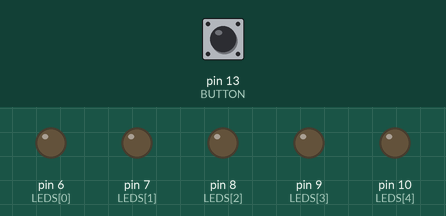
This sketch was run on a simulated Arduino Uno, built with avr-gcc and run on an emulated ATmega328P. Shown: output pins drawn as LEDs (lit = HIGH). Inputs (shaded band) come from the test bench; at power-on: pin 13 (BUTTON) LOW. Random numbers use the default seed unless the sketch sets one; what the sketch prints to the serial monitor is not drawn.

Above: at 1.2 s.
1.3 s: pin 13 (BUTTON) pulled HIGH for 0.15 s
At 1.75 s:
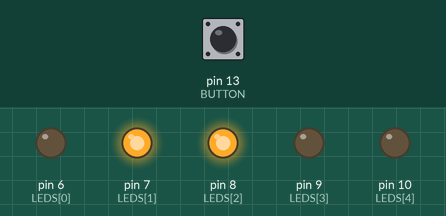
At 8.1 s:
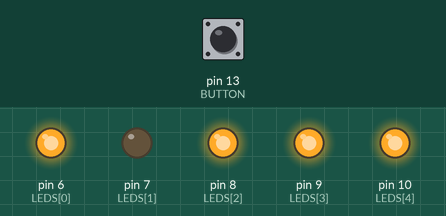
10.3 s: pin 13 (BUTTON) driven LOW
12.7 s: pin 13 (BUTTON) driven HIGH
At 19.2 s:
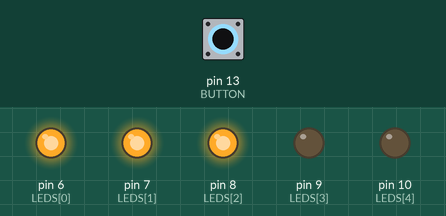
Timing chart, 0 to 34.8 s (numbered marks = the images above; inputs shaded):
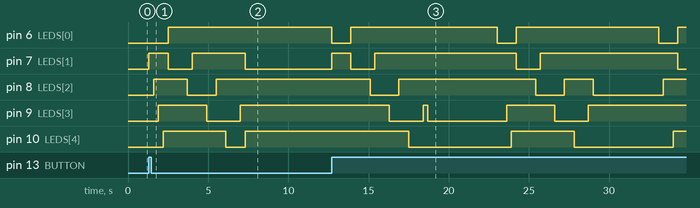

Measured:
- after the input at 1.3 s, pin 6 (LEDS[0]): LOW → HIGH after 1.2 s; pin 7 (LEDS[1]): LOW → HIGH at once, → LOW 1.2 s later, → HIGH 1.5 s later, → LOW 3.3 s later
- after the input at 10.3 s, every drawn part: stays the same
- after the input at 12.7 s, pin 6 (LEDS[0]): alternates HIGH for 9.0 s and LOW for 1.2 s, starting at once; pin 7 (LEDS[1]): LOW → HIGH at once, then repeats every 10.3 s: LOW 1.5 s, HIGH 8.8 s

The sketch:

test.ino
```cpp
#define SCAN_DELAY 300

const int BUTTON = 13;

int buttonState = 0;

byte LEDS[] = { 6, 7, 8, 9, 10 };
const byte LED_COUNT = sizeof(LEDS);

void setup()
{
	pinMode(BUTTON, INPUT);
	Serial.begin(9600);
}

void flashLightsSequentially()
{
	for (int i = 0; i < LED_COUNT; i++)
	{
		for (int j = 0; j < LED_COUNT; j++)
		{
			if (i != j)
			{
				pinMode(LEDS[i], OUTPUT);
				pinMode(LEDS[j], OUTPUT);
				digitalWrite(LEDS[i], LOW);
				digitalWrite(LEDS[j], HIGH);
				delay(SCAN_DELAY);
				pinMode(LEDS[i], INPUT);
				pinMode(LEDS[j], INPUT);
			}
		}
	}
}

void lightSpecific(int i[2])
{
	for (int pin = 0; pin < LED_COUNT; pin++)
	{
		pinMode(LEDS[pin], INPUT);
	}

	Serial.println(i[0]);
	Serial.println(i[1]);

	pinMode(LEDS[i[0]], OUTPUT);
	pinMode(LEDS[i[1]], OUTPUT);
	digitalWrite(LEDS[i[0]], LOW);
	digitalWrite(LEDS[i[1]], HIGH);
}

struct country {
	String name;
	String facts[2];
	int ledLocation[2];
};

struct country countries[20] = {
					{"Bangladesh",{"Dhaka is the most densely populated city", "Longest female-led government"},{0, 1}},
					{"China",{"Largest population in the world", "The third largest country to the surface"},{0, 2}},
					{"Russia",{"The only country that is washed as twelve seas", "Russia has a national sex day"},{0, 3}},
					{"New Zealand",{"The first country to allow women to vote", "A national anthem is God save the Queen"},{0, 4}},
					{"Madagascar",{"It is the world's fourth largest island", "Was not discovered before 500 years AD"},{1, 0}},
					{"Tanzania",{"The highest mountain in Africa is here", "Tanganyika is the second largest lake on earth"},{1, 2}},
					{"Egypt",{"Made one of the first peace treatments", "Biggest pyramid weighs 5,8 million tons"},{1, 3}},
					{"Colombia",{"Is not recognized as a country to 1912", "The national sport is called Tejo"},{1, 4}},
					{"Chile",{"The world's largest pool is in Chile", "There are penguins in Chile"},{2, 0}},
					{"Canada",{"Produces most of the worlds syrup", "Has the worlds longest highway"},{2, 1}},
					{"Greenland",{"The name Greenland means Land of People", "The Ice’s between 400-800 thousand years"},{2, 3}},
					{"Cuba",{"Cuba is the largest island in Caribbean", "The coast stretches over 3500 miles"},{2, 4}},
					{"Malta",{"The Maltese love their cars", "The name Malta come from Greece"},{3, 0}},
					{"Finland",{"It is the happiest place on earth", "Free schooling"},{3, 1}},
					{"Greece",{"There are over 120 million olive trees", "Are the most sexually active people"},{3, 2}},
					{"Chad",{"A lake has completely disappeared", "A desert is a big part of the country"},{3, 4}},
					{"Singapore",{"It is a city with 64 islands", "The locals speak Singlish"},{4, 0}},
					{"South Korea",{"Plastic surgery is very popular", "Has different types of robots everywhere"},{4, 1}},
					{"North Korea",{"The calendar is based on Kims birthday", "It has only 3 TV channels"},{4, 2}},
					{"Great Britain",{"You cant be more than 115km from sea", "One dish is called Spotted Dick"},{4, 3}}
};


void loop()
{
	buttonState = digitalRead(BUTTON);
	if (buttonState == HIGH)
	{
		//blink through all the light in some predefined order | TODO: Make it blink through in a random order
		flashLightsSequentially();

		//Generate random number for country index && light the country led
		int randomCountryIndex = random(20);
		lightSpecific(countries[randomCountryIndex].ledLocation);

		//Take the same country and print its name and corresponding fact
		Serial.println(countries[randomCountryIndex].name);
		Serial.println(countries[randomCountryIndex].facts[random(5)]);
	}
}
```
